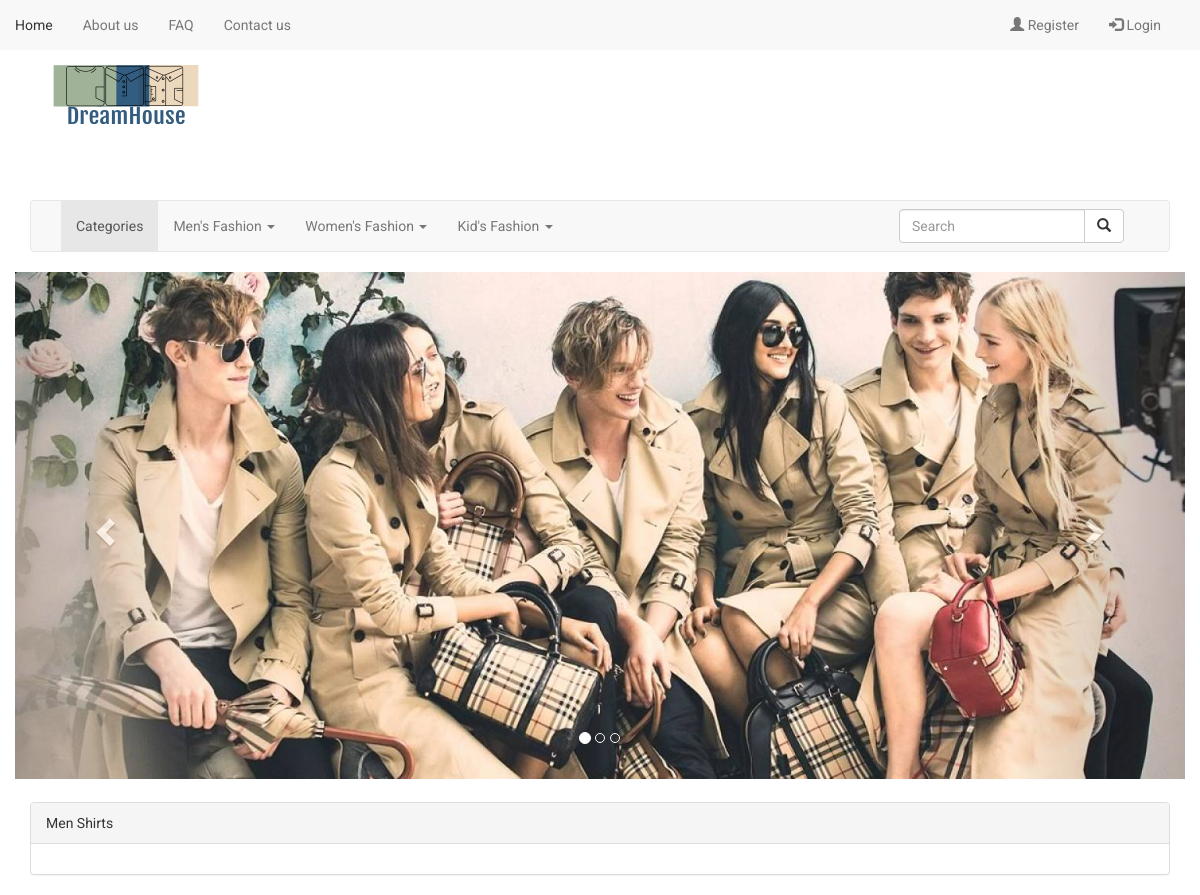
The app's page /menshirt.php, older data.
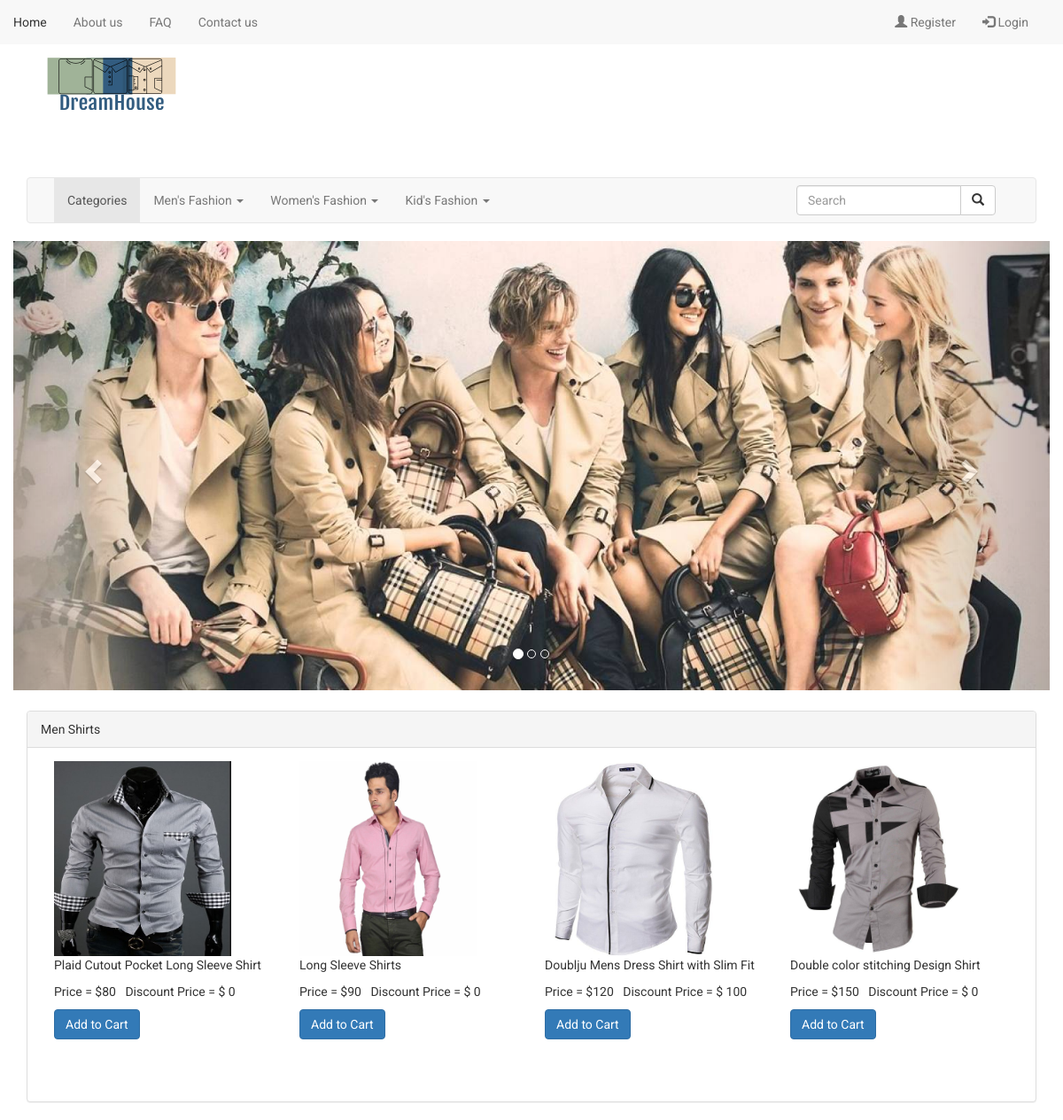
The same page, newer data.
### tables this page shows
CREATE TABLE `products` (
  `item_id` int(11) NOT NULL,
  `item_name` varchar(255) NOT NULL,
  `item_code` varchar(255) NOT NULL,
  `price` int(11) NOT NULL,
  `item_image` text NOT NULL,
  `discount_price` int(11) NOT NULL,
  `instock` int(11) NOT NULL,
  `categories` varchar(255) NOT NULL,
  `type` varchar(255) NOT NULL,
  `status` int(11) NOT NULL
);

### functions.php (called while the page is built, shortened)
<?php
	function get($query,$conn){
		try{
			$stmt = $conn->prepare($query);
			$stmt->execute();
			return $stmt;
		}catch(PDOException $e){
			$e->getMessage();
		}
	}
?>

### menshirt.php (the view, shortened to what this page needs)
<?php
	require 'functions.php';
	$conn = connect();
	if($conn){
	$query = "Select * from products where categories ='Men' and type='Shirts' and status = '1'";
	$men = get($query,$conn);
	}
?>
<!DOCTYPE html>
<html>
<head>
	<link rel="stylesheet" type="text/css" href="bootstrap-3.3.7/css/bootstrap.min.css">
	<link rel="stylesheet" type="text/css" href="bootstrap-3.3.7/css/custom.css">
</head>
<body>
	<?php include 'navbar.php'; ?>
	<div class="container">
		<div class="row">
			<div class="col-md-12" >
					<img src="admin/images/imc.png">
		  	</div>
		</div>
		<?php include 'secondNav.php'; ?>
		<div class="row">
			<div id="myCarousel" class="carousel slide" data-ride="carousel">
				  <ol class="carousel-indicators">
				    <li data-target="#myCarousel" data-slide-to="0" class="active"></li>
				    <li data-target="#myCarousel" data-slide-to="1"></li>
				    <li data-target="#myCarousel" data-slide-to="2"></li>
				  </ol>
				  <div class="carousel-inner">
				    <div class="item active">
				      <img src="admin/images/sliderOne.jpg" alt="Slider One" width="100%">
				    </div>
				  </div>
				  <a class="left carousel-control" href="#myCarousel" data-slide="prev">
				    <span class="glyphicon glyphicon-chevron-left"></span>
				  </a>
				  <a class="right carousel-control" href="#myCarousel" data-slide="next">
				    <span class="glyphicon glyphicon-chevron-right"></span>
				  </a>
				</div>
		</div>
		<div class="panel panel-default" style="margin-top:2%">
			<div class="panel-heading">
				Men Shirts
			</div>
			<div class="panel-body">
				<?php while($row = $men->fetch()): ?>
				<div class="col-md-3" style="margin-bottom:5%;">
					<img src="admin/photo/<?=$row['item_image']; ?>" width="200px" height="220px">
					<p><?= $row['item_name']; ?></p>
					<p>Price = $<?= $row['price']; ?>&nbsp;&nbsp;&nbsp;Discount Price = $ <?= $row['discount_price']; ?></p>
					<a href="add-to-cart.php?page=menshirt&&id=<?= $row['item_id']; ?>" class="btn btn-md btn-primary" id="addtocart" >Add to Cart</a>
				</div>
				<?php endwhile; ?>
			</div>
		</div>
	</div>
</body>
</html>

Row changes from the older to the newer data that the page shows:
now on this page (row edited): products: item_image (picture), item_name "Plaid Cutout Pocket Long Sleeve Shirt", price "80", discount_price "0"
now on this page (row edited): products: item_image (picture), item_name "Long Sleeve Shirts", price "90", discount_price "0"
now on this page (row edited): products: item_image (picture), item_name "Doublju Mens Dress Shirt with Slim Fit", price "120", discount_price "100"
now on this page (row edited): products: item_image (picture), item_name "Double color stitching Design Shirt", price "150", discount_price "0"
